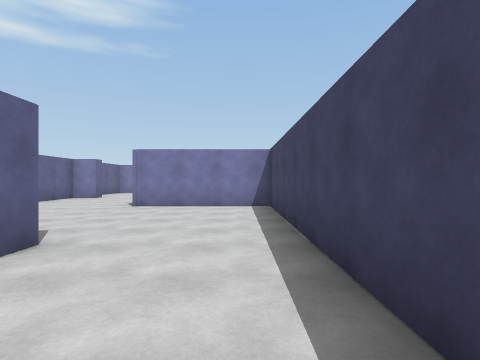
view 1 (above)

15 first-person views from a walk through a 3-D level made in the Unity game engine. The camera is 1.4 m above the floor, looks level and sees 80° across. The floor is counted in squares, 2 m on a side. Each view is taken from the middle of a square. On the plan, view 1 faces up. The plan holds only what a view shows up to about 10 squares ahead; the rest is blank. The place goes on beyond the plan. The player character is not drawn.

view 2
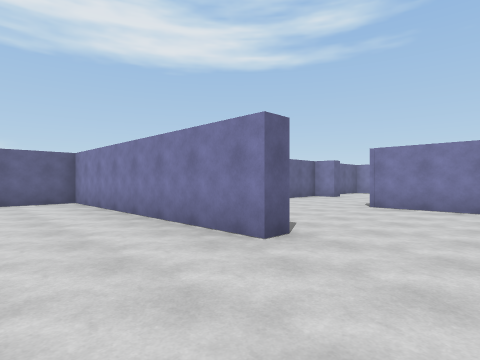

view 3
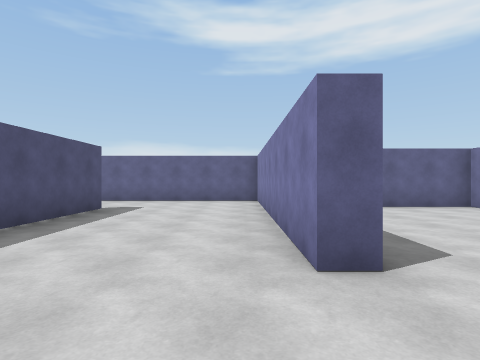

view 4
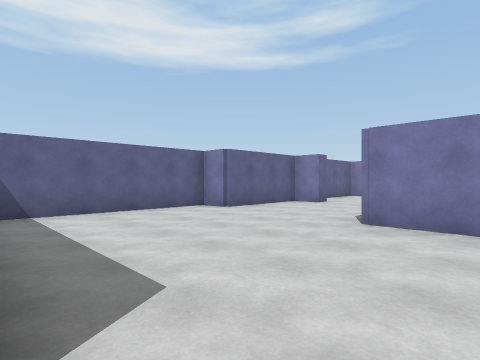

view 5
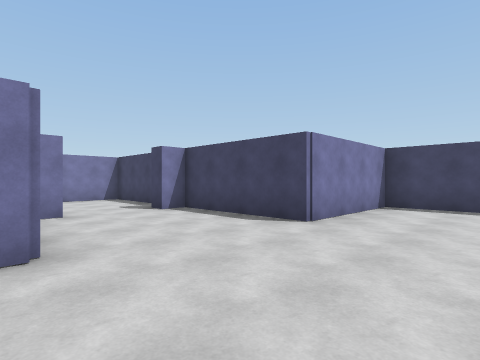

view 6
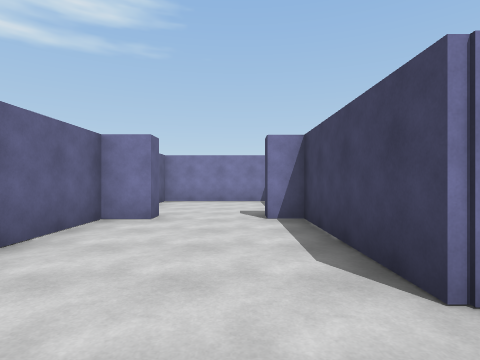

view 7
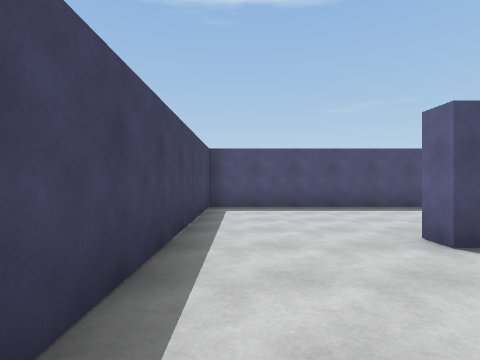

view 8
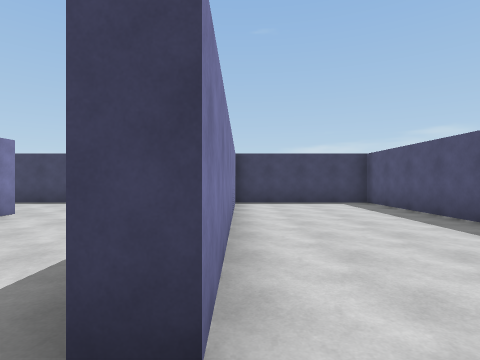

view 9
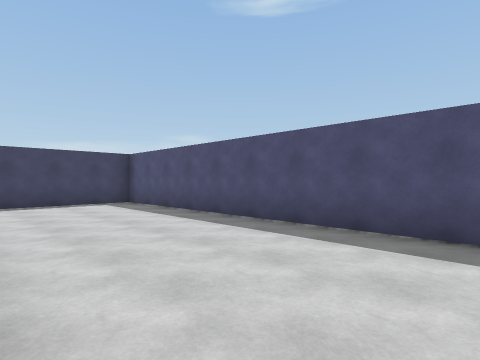

view 10
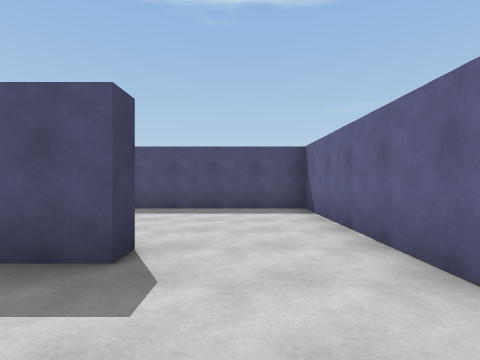

view 11
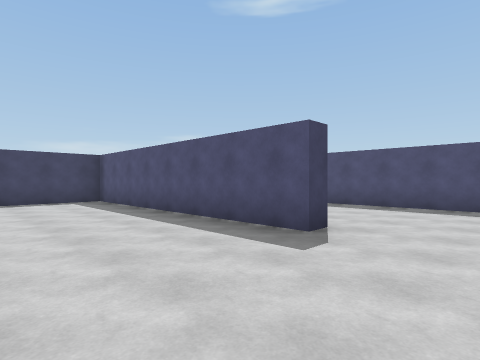

view 12
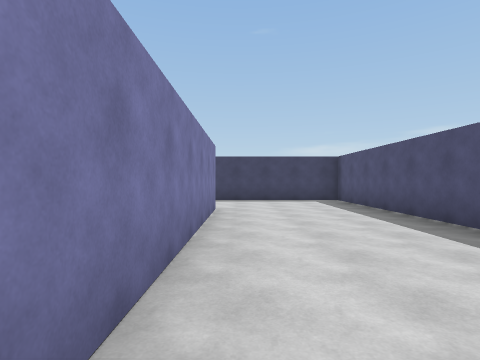

view 13
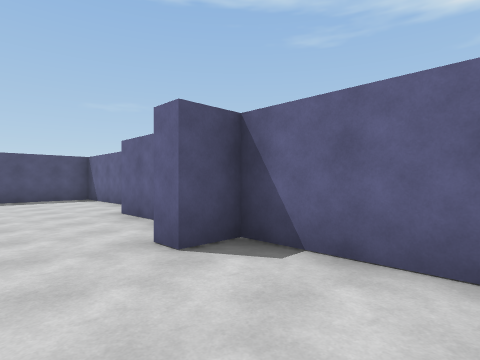

view 14
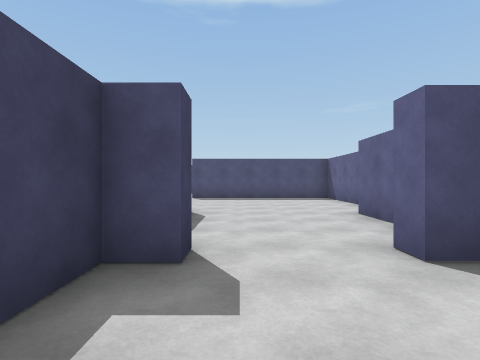

view 15
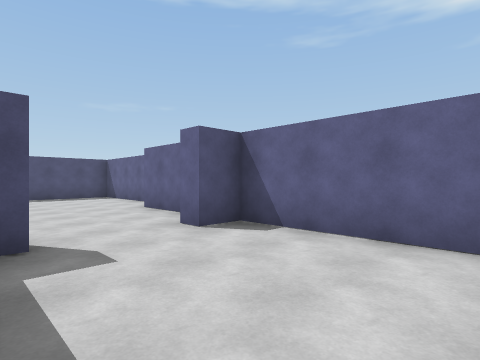

### Floor plan
Ten units are one square. View 1 is at (0, 0); x grows to the right and y downward. Boxes are objects, and circles mark ways between rooms. Rooms are numbered by the first view taken in them; rooms with no view inside come last. Other rooms are left out.
<svg viewBox="-101 -159 114 223">
<path fill="none" stroke="#000" d="M-22 -31 -22 -26 -96 -26 -96 14M-69 14 8 14 8 -76 -28 -76 -28 -111 -35 -111M-56 -111 -65 -111 -65 -79 -74 -79 -74 -31 -48 -31M-96 14 -96 59 8 59 8 19M4 19 -69 19 -69 14M-35 -111 -35 -116 -28 -116 -28 -150M-31 -154 -65 -154 -65 -116 -56 -116 -56 -111"/>
<circle cx="-85" cy="10" r="3" fill="#2a7"/>
<circle cx="-45" cy="-110" r="3" fill="#2a7"/>
<text x="-40" y="-40">1</text>
<text x="-50" y="30">2</text>
<text x="-50" y="-130">3</text>
</svg>
Room 1 opens to room 2. Room 1 opens to room 3.

Where each view was taken, in squares from view 1:
view 1: 0 up, 0 right, facing up
view 2: 0 up, 0 right, facing up-left
view 3: 2 up, 0 right, facing left
view 4: 3 up, 1 left, facing up-left
view 5: 5 up, 7 left, facing up-right
view 6: 6 up, 4 left, facing up
view 7: 6 up, 0 right, facing down
view 8: 2 down, 8 left, facing right
view 9: 2 down, 8 left, facing down-right
view 10: 1 up, 8 left, facing down
view 11: 2 up, 9 left, facing down-right
view 12: 2 up, 9 left, facing right
view 13: 14 up, 4 left, facing down-left
view 14: 14 up, 4 left, facing down
view 15: 15 up, 3 left, facing down-left
